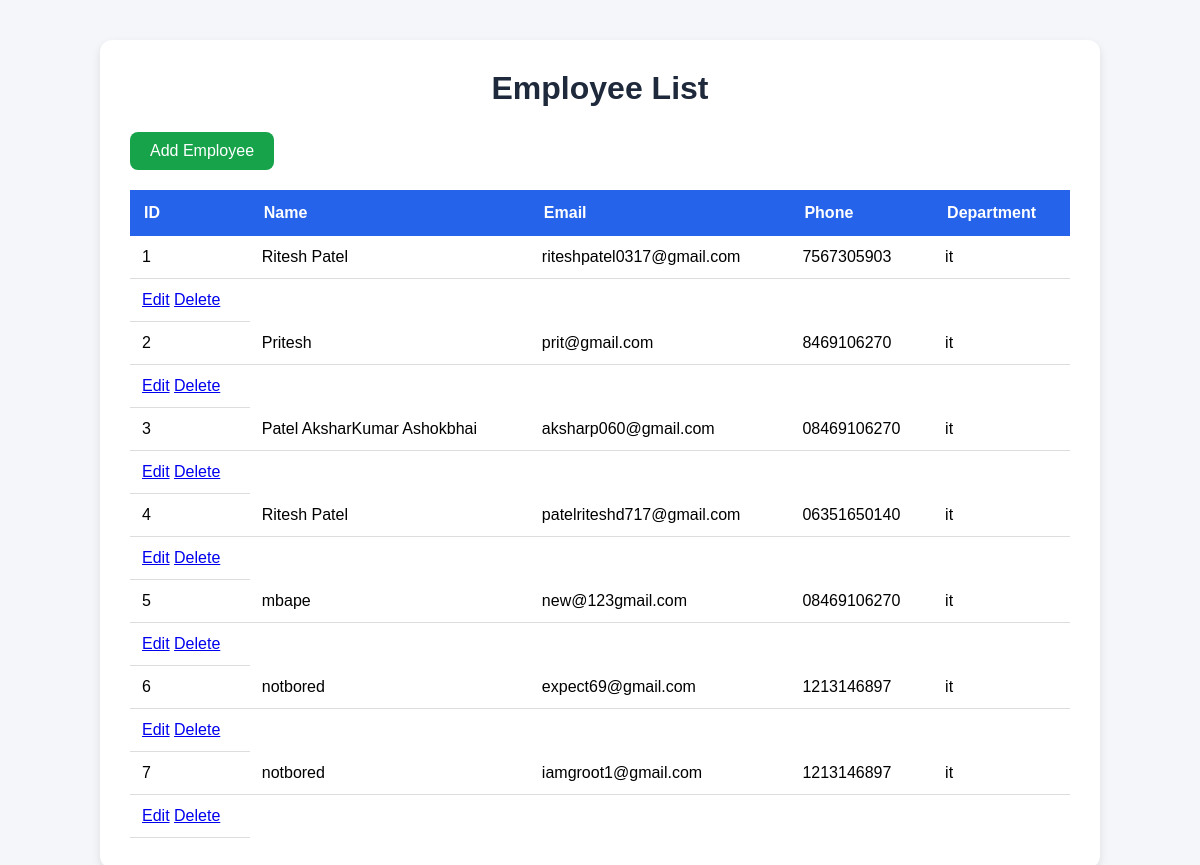
Screenshot of /employees/ (signed in) with the database file from the repository.
### sudo/models.py (models this page shows)
class Employee(models.Model):
    name = models.CharField(max_length=100)
    email = models.EmailField(unique=True)
    phone = models.CharField(max_length=20)
    department = models.CharField(max_length=100)

### sudo/views.py (the view)
# urls.py: path('employees/', emplist,name='emplist'),
@custom_login_required
def emplist(request):
    employee=  Employee.objects.all()
    context = {'employee': employee}
    return render(request,'emplist.html',context)

### sudo/views.py (called while the page is built)
def custom_login_required(view_func):
    @wraps(view_func)
    def _wrapped_view(request, *args, **kwargs):
        if 'user_id' not in request.session:
            messages.error(request, 'Please log in to access this page.')
            return redirect('login')
        return view_func(request, *args, **kwargs)
    return _wrapped_view

### templates/emplist.html (shortened to what this page needs)
{% load static %}
<!DOCTYPE html>
<html lang="en">
<head>
</head>
<body>
    <div class="container">
        <h1>Employee List</h1>
         <a href="{% url 'emp_form' %}" class="add-btn"> Add Employee </a>
        <table>
            <thead>
                <tr>
                    <th>ID</th>
                    <th>Name</th>
                    <th>Email</th>
                    <th>Phone</th>
                    <th>Department</th>
                </tr>
            </thead>
            <tbody>
                {% for employee in employee %}
                <tr>
                    <td>{{ forloop.counter }}</td>
                    <td>{{ employee.name }}</td>
                    <td>{{ employee.email }}</td>
                    <td>{{ employee.phone }}</td>
                    <td>{{ employee.department }}</td>
                </tr>
                <td>
                <a href="{% url 'edit_emp' employee.id %}">Edit</a>
                <a href="{% url 'delete_emp' employee.id %}">Delete</a>
                </td>
                 {% endfor %}
                </tbody>
        </table>
    </div>
</body>
</html>

### templates/emplist.html (style rules this page uses)
* { margin: 0; padding: 0; box-sizing: border-box; font-family: Arial, sans-serif; }
body { background: #f4f6f9; padding: 40px; }
.container { max-width: 1000px; margin: auto; background: white; padding: 30px; border-radius: 12px; box-shadow: 0 4px 10px rgba(0, 0, 0, 0.1); }
h1 { text-align: center; margin-bottom: 25px; color: #1e293b; }
table { width: 100%; border-collapse: collapse; }
table th { background: #2563eb; color: white; padding: 14px; text-align: left; }
table td { padding: 12px; border-bottom: 1px solid #ddd; }
.add-btn { display: inline-block; margin-bottom: 20px; padding: 10px 20px; background: #16a34a; color: white; text-decoration: none; border-radius: 8px; }

### rows the page displays
Employee: name "Ritesh Patel", email "riteshpatel0317@gmail.com", phone "7567305903", department "it"
Employee: name "Pritesh", email "prit@gmail.com", phone "8469106270", department "it"
Employee: name "Patel AksharKumar Ashokbhai", email "aksharp060@gmail.com", phone "08469106270", department "it"
Employee: name "Ritesh Patel", email "patelriteshd717@gmail.com", phone "06351650140", department "it"
Employee: name "mbape", email "new@123gmail.com", phone "08469106270", department "it"
Employee: name "notbored", email "expect69@gmail.com", phone "1213146897", department "it"
Employee: name "notbored", email "iamgroot1@gmail.com", phone "1213146897", department "it"
